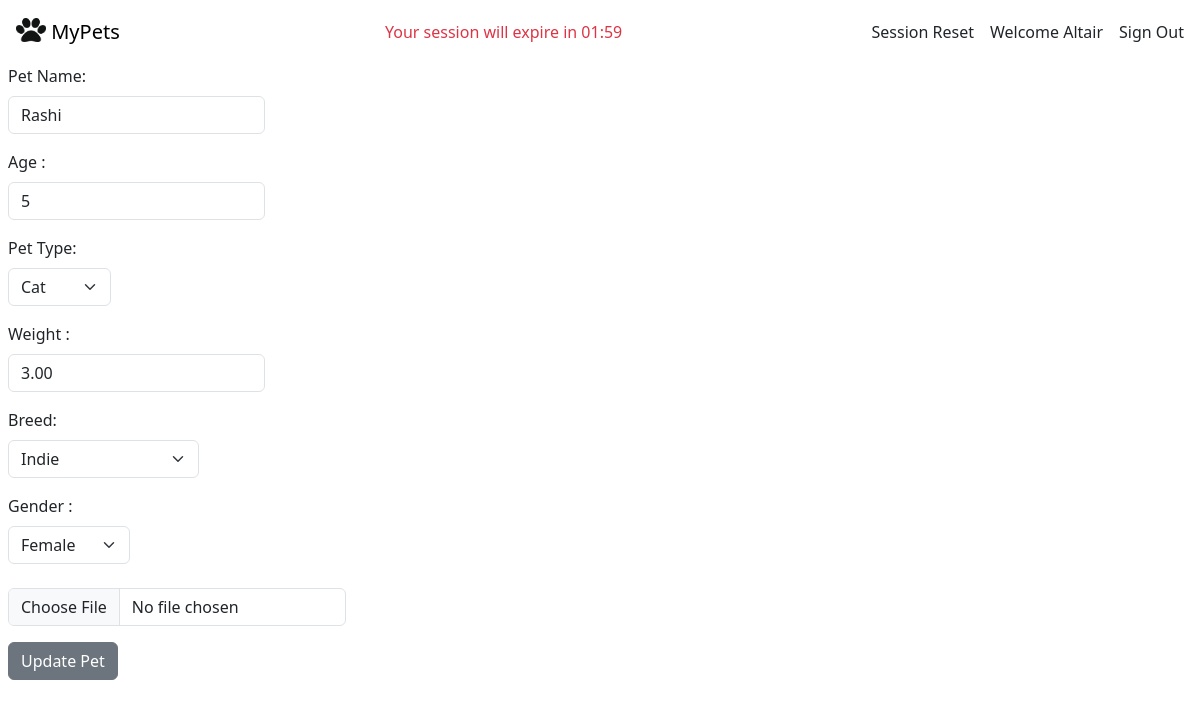
/pets/pet_update_route/13/?next=/pets/pet_detail_route/13/ (signed in), run on an earlier commit of the app's database.
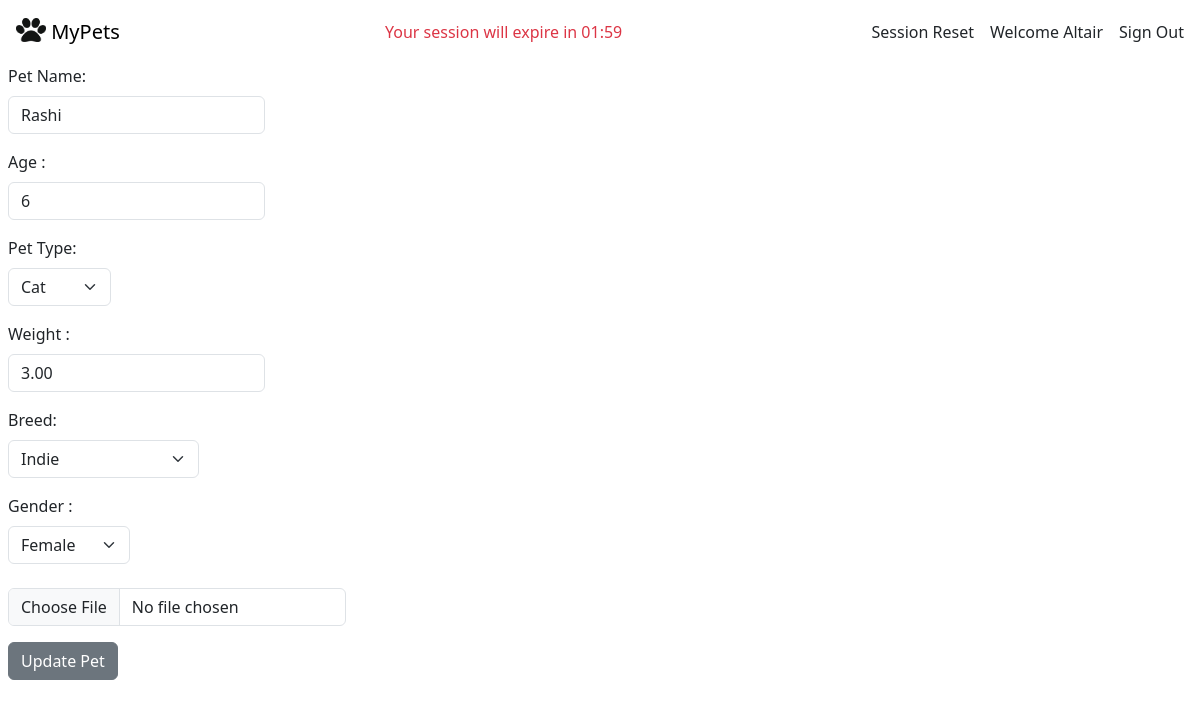
And on a later commit of the database.
### pets_app/models.py (models this page shows, shortened)
class PetInformation(Model):
    class PetType(models.TextChoices):
        CAT = "Cat", "Cat"
        DOG = "Dog", "Dog"
        HORSE = "Horse", "Horse"
        RABBIT = "Rabbit", "Rabbit"
        PIGEON = "Pigeon", "Pigeon"
    class PetGender(models.TextChoices):
        Male = "M", "Male"
        Femail = "F", "Female"
        Unknown = "Unknown","Unknown"
    class Breed(models.TextChoices):
        German_Shephard = "German_Shephard", "German_Shephard"
        Labrador = "Labrador", "Labrador"
        Indie = "Indie", "Indie"
        Persian = "Persian", "Persian"
    date = models.DateField(auto_created=True, auto_now_add=True)
    name = models.CharField(max_length=30)
    age = models.PositiveSmallIntegerField()
    pet_type = models.CharField(max_length=10, choices=PetType.choices, default=PetType.CAT)
    weight = models.DecimalField(max_digits=5, decimal_places=2)
    breed = models.CharField(max_length=20, choices=Breed.choices, default=Breed.Indie)
    gender = models.CharField(max_length=7, choices=PetGender.choices, default=PetGender.Male)
    image = models.ImageField(upload_to='images/', blank=True)
    owner = models.ForeignKey(to=OwnerModel, on_delete=models.CASCADE, null=True, blank=True)
    created_by = models.CharField(max_length=30, blank=True, null=True)
    updated_by = models.CharField(max_length=30, blank=True, null=True)

### pets_app/views.py (the view, shortened to what this page needs)
class PetUpdateView(SomeLoginRequiredMixin, SomePermissionRequiredMixin, UpdateView):
    model = PetInformation
    form_class = PetInformationForm
    template_name = 'pets_app/pet_update_form.html'
    permission_required = 'pets_app.change_petinformation'
    def get(self, request, *args, **kwargs):
        set_expir(req=request)
        return super().get(request, *args, **kwargs)

### pets_app/forms.py (shortened to what this page needs)
class PetInformationForm(ModelForm):
    class Meta:
        model = PetInformation
        fields = '__all__'
        exclude = ('owner','created_by', 'updated_by')
        widgets = {
                    'name':forms.TextInput(attrs={'class':'form-control my-2 w-auto' }),
                    'pet_type':forms.Select(attrs={'class':'form-select my-2 w-auto'}),
                    'age':forms.NumberInput(attrs={'class':'form-control my-2 w-auto'}),
                    'breed':forms.Select(attrs={'class':'form-select my-2 w-auto'}),
                    'gender':forms.Select(attrs={'class':'form-select my-2 w-auto'}),
                    'weight':forms.NumberInput(attrs={'class':'form-control my-2 w-auto'}),
                    'image':forms.FileInput(attrs={'class':'form-control mt-4 mb-2 w-auto'}),
                    }
        labels = {
                    'name':'Pet Name',
                    'pet_type':'Pet Type',
                    'breed':'Breed',
                    'age':'Age ',
                    'gender': 'Gender ',
                    'weight':'Weight ',
                    'image':'',
        }

### pets_app/templates/pets_app/pet_update_form.html (shortened to what this page needs)
{% extends 'pets.html' %}
{% block 'content' %}
    <form method="POST" enctype="multipart/form-data" class="m-1">
        {{form.as_p}}
        <div>
            <input type="submit" value="Update Pet" class="btn btn-secondary">
        </div>
    </form>
{% endblock %}

What changed in the data, as far as the page shows it:
changed PetInformation "Rashi": age "5" → "6"
